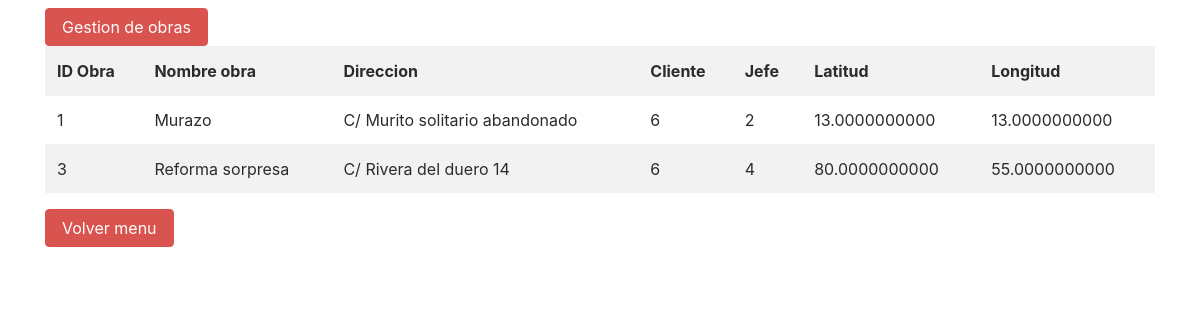
Screenshot of /verObra.php with the database file from the repository.
### tables this page shows
CREATE TABLE `obras` (
  `Obra_id` int(15) NOT NULL,
  `Obra_nombre` varchar(64) NOT NULL,
  `Obra_direccion` varchar(64) NOT NULL,
  `Obra_jefe` int(15) NOT NULL,
  `Obra_latitud` float(13,10) NOT NULL,
  `Obra_longitud` float(13,10) NOT NULL,
  `Obra_cliente` int(15) NOT NULL
);

### verObra.php (the view, shortened to what this page needs)
<!DOCTYPE html>
<html lang="en">
<head>
    <link rel="stylesheet" href="css/bootstrap.min.css" >
</head>
<body>
<?php
    include_once "conexion.php";
    $sql = "SELECT Obra_id, Obra_nombre, Obra_direccion, Obra_jefe,Obra_latitud, Obra_longitud, Obra_cliente
            FROM obras;";
    $result = $conn->query($sql);
?>
<div class="container">
    <a class="btn btn-danger" href="gestionObra.php" >Gestion de obras</a>
</div>
<div class="container">
    <table  class='table table-striped'>
        <tr>
            <th scope='col'>ID Obra</th>
            <th scope='col'>Nombre obra</th>
            <th scope='col'>Direccion</th>
            <th scope='col'>Cliente</th>
            <th scope='col'>Jefe</th>
            <th scope='col'>Latitud</th>
            <th scope='col'>Longitud</th>
        </tr>
<?php
    if ($result->num_rows > 0) {
        while($row = $result->fetch_assoc()) {
            $id = $row['Obra_id'];
            $nom = $row['Obra_nombre'];
            $dir = $row['Obra_direccion'];
            $cliente = $row['Obra_cliente'];
            $jefe = $row['Obra_jefe'];
            $latitud = $row['Obra_latitud'];
            $longitud = $row['Obra_longitud'];
            echo "
            <tr>
                <td>$id</td>
                <td>$nom</td>
                <td>$dir</td>
                <td>$cliente</td>
                <td>$jefe</td>
                <td>$latitud</td>
                <td>$longitud</td>
            </tr>";
        }
            echo "</table>";
    } else {
        echo "0 results";
    }
?>
    <a class="btn btn-danger" href="perfilAdmin.php">Volver menu</a>
</div>
</body>
</html>

### rows the page displays
obras: Obra_id "1", Obra_nombre "Murazo", Obra_direccion "C/ Murito solitario abandonado", Obra_cliente "6", Obra_jefe "2", Obra_latitud "13.0000000000", Obra_longitud "13.0000000000"
obras: Obra_id "3", Obra_nombre "Reforma sorpresa", Obra_direccion "C/ Rivera del duero 14", Obra_cliente "6", Obra_jefe "4", Obra_latitud "80.0000000000", Obra_longitud "55.0000000000"
